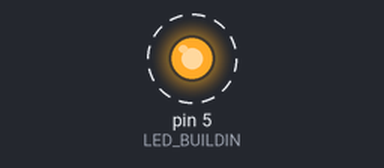
A sketch run on a simulated Arduino Uno, built with avr-gcc and run on an emulated ATmega328P. Parts: output pins drawn as LEDs (lit = HIGH). Dashed ring = blinking.

Above: at 0.1 s.
Timing chart, 0 to 3.0 s (numbered marks = the images above):
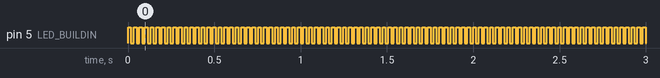

Measured:
- by itself, pin 5 (LED_BUILDIN): alternates HIGH for 0.02 s and LOW for 0.02 s

The sketch:

first_task.ino
```cpp
const int LED_BUILDIN = 5;

void setup() {
  cli();
  pinMode(LED_BUILDIN, OUTPUT);

  TCCR2A = 0;
  TCCR2B = 0;
  TCNT2 = 255;

  TCCR2B |= (1 << CS22) | (1 << CS21) | (1 << CS20);

  TIMSK2 |= (1 << TOIE2);
  sei();
}

ISR(TIMER2_OVF_vect) {
  digitalWrite(LED_BUILDIN, !digitalRead(LED_BUILDIN));
}

void loop() {
  // put your main code here, to run repeatedly:
}
```
